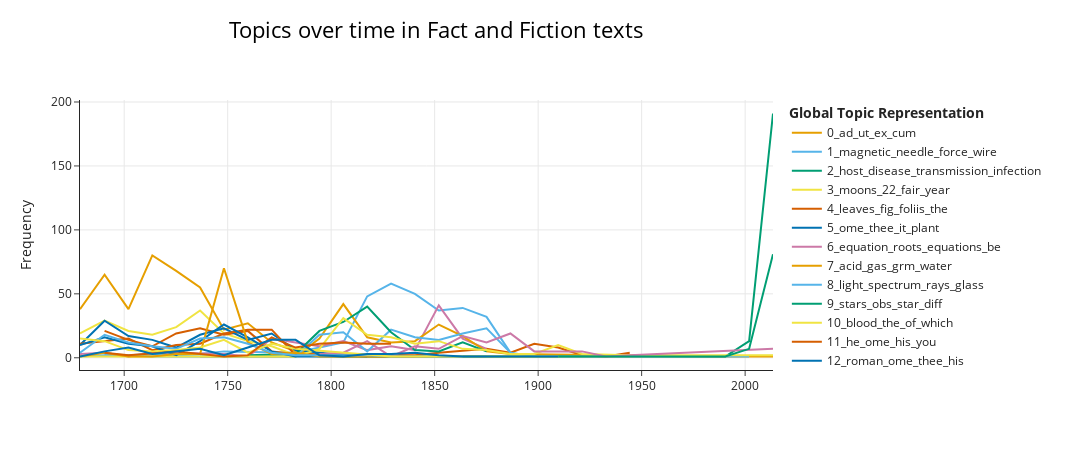

Here is the notebook cell this chart was saved with:
### Code cell
import pandas as pd
from pathlib import Path
from bertopic import BERTopic

folders = {
    'rstb': (Path('D:/Fact_fiction_corpus/texts/royal society/txt_rstb'), 'D:/Fact_fiction_corpus/texts/royal society/royalsociety_metadata_rstb.csv'),
    'rstl': (Path('D:/Fact_fiction_corpus/texts/royal society/txt_rstl'), 'D:/Fact_fiction_corpus/texts/royal society/royalsociety_metadata_rstl.csv')
}

def load_metadata(metadata_path):
    return pd.read_csv(metadata_path)

def load_texts_and_dates(folder_path, metadata_df):
    texts = []
    periods = []
    for txt_file in folder_path.glob('*.txt'):
        filename = txt_file.name
        file_date = metadata_df.loc[metadata_df['filename'] == filename.replace('.txt', '.pdf'), 'date'].values
        if file_date.size > 0:
            try:
                period = pd.Period(pd.to_datetime(file_date[0], format='%Y/%m/%d').strftime('%Y'), freq='Y')
                with open(txt_file, 'r', encoding='utf-8') as f:
                    texts.append(f.read())
                    periods.append(period)
                print(f"Processed file: {filename}")
            except (pd.errors.OutOfBoundsDatetime, ValueError):
                print(f"Invalid date for file: {filename}")
        else:
            print(f"Date not found for file: {filename}")
    return texts, periods

all_texts = []
all_periods = []
for key, (folder_path, metadata_path) in folders.items():
    metadata_df = load_metadata(metadata_path)
    texts, periods = load_texts_and_dates(folder_path, metadata_df)
    all_texts.extend(texts)
    all_periods.extend(periods)
    print(f"Processed {len(texts)} files from {folder_path}")

# Convert periods to a format suitable for BERTopic (e.g., year strings)
period_strings = [period.strftime('%Y') for period in all_periods]

topic_model = BERTopic(verbose=True)
topics, probs = topic_model.fit_transform(all_texts)

# Ensure period strings are properly formatted
period_strings = [period.strftime('%Y-%m-%d') for period in all_periods]

# Perform topic modeling over time
topics_over_time = topic_model.topics_over_time(all_texts, period_strings, datetime_format="%Y-%m-%d", nr_bins=30)
fig4 = topic_model.visualize_topics_over_time(topics_over_time, top_n_topics=20, title="Topics over time in Fact and Fiction texts")
fig4.write_html('full_rs_topics_over_time_periods_30.html')

fig4.show()

### Figure 1 — Plotly figure (JSON) as saved in the notebook; plotly's stock layout.template omitted (floating-point values rounded to 4 significant figures)
{"data": [{"hoverinfo": "text", "hovertext": ["<b>Topic 0</b><br>Words: ad, ut, ex, cum, non", "<b>Topic 0</b><br>Words: ad, ut, ex, quod, cum", "<b>Topic 0</b><br>Words: ad, ut, ex, vel, cum", "<b>Topic 0</b><br>Words: ad, ut, ex, cum, vel", "<b>Topic 0</b><br>Words: ad, ex, cum, quod, ut", "<b>Topic 0</b><br>Words: ad, ut, ex, cum, quod", "<b>Topic 0</b><br>Words: ad, et, ut, ex, cum", "<b>Topic 0</b><br>Words: ad, ut, ex, et, cum", "<b>Topic 0</b><br>Words: et, vel, ad, quod, cum", "<b>Topic 0</b><br>Words: che, di, non, fi, et", "<b>Topic 0</b><br>Words: que, la, les, de, est", "<b>Topic 0</b><br>Words: de, que, est, la, le", "<b>Topic 0</b><br>Words: grids, sampling, sample, field, variance", "<b>Topic 0</b><br>Words: bipolar, knapping, splintered, cores, quartz"], "marker": {"color": "#E69F00"}, "mode": "lines", "name": "0_ad_ut_ex_cum", "type": "scatter", "x": ["1678-08-26T15:01:26.400000", "1690-07-13T11:12:00", "1702-01-24T22:24:00", "1713-08-07T09:36:00", "1725-02-17T20:48:00", "1736-08-31T08:00:00", "1748-03-13T19:12:00", "1759-09-25T06:24:00", "1771-04-07T17:36:00", "1782-10-19T04:48:00", "1794-05-01T16:00:00", "1805-11-13T03:12:00", "1944-04-07T17:36:00", "2013-06-19T12:48:00"], "y": [38, 65, 38, 80, 68, 55, 22, 27, 12, 5, 2, 1, 1, 1]}, {"hoverinfo": "text", "hovertext": ["<b>Topic 1</b><br>Words: end, iron, needle, point, repect", "<b>Topic 1</b><br>Words: fixt, pole, magnetick, north, you", "<b>Topic 1</b><br>Words: wire, poles, touched, magnet, pole", "<b>Topic 1</b><br>Words: needle, 14, i4, 00, box", "<b>Topic 1</b><br>Words: pole, vertue, needle, steel, north", "<b>Topic 1</b><br>Words: end, needle, bar, ounces, knight", "<b>Topic 1</b><br>Words: bars, needle, magnetic, bras, acus", "<b>Topic 1</b><br>Words: needle, magnetical, magnet, magnetic, wet", "<b>Topic 1</b><br>Words: needle, de, magnetic, les, la", "<b>Topic 1</b><br>Words: de, ou, iron, steel, la", "<b>Topic 1</b><br>Words: hydrogene, oxygene, potash, was, 23", "<b>Topic 1</b><br>Words: needle, magnetic, magnets, iron, was", "<b>Topic 1</b><br>Words: needle, electricity, magnetic, force, wire", "<b>Topic 1</b><br>Words: magnetic, force, def, needle, mag", "<b>Topic 1</b><br>Words: magnetic, force, wire, iron, current", "<b>Topic 1</b><br>Words: magnetic, erebus, terror, force, 00", "<b>Topic 1</b><br>Words: magnetic, wire, force, magnetism, current", "<b>Topic 1</b><br>Words: wire, load, armature, thermoelectric, kilos"], "marker": {"color": "#56B4E9"}, "mode": "lines", "name": "1_magnetic_needle_force_wire", "type": "scatter", "x": ["1678-08-26T15:01:26.400000", "1690-07-13T11:12:00", "1702-01-24T22:24:00", "1713-08-07T09:36:00", "1725-02-17T20:48:00", "1736-08-31T08:00:00", "1748-03-13T19:12:00", "1771-04-07T17:36:00", "1782-10-19T04:48:00", "1794-05-01T16:00:00", "1805-11-13T03:12:00", "1817-05-26T14:24:00", "1828-12-07T01:36:00", "1840-06-19T12:48:00", "1852-01-01T00:00:00", "1863-07-14T11:12:00", "1875-01-24T22:24:00", "1886-08-07T09:36:00"], "y": [1, 2, 2, 3, 2, 3, 5, 4, 4, 8, 12, 48, 58, 50, 37, 39, 32, 4]}, {"hoverinfo": "text", "hovertext": ["<b>Topic 2</b><br>Words: weeks, period, epidemic, periods, epidemics", "<b>Topic 2</b><br>Words: meeting, pererra, tyrreli, speakers, exciting", "<b>Topic 2</b><br>Words: epidemiological, infection, disease, infectious, diversity", "<b>Topic 2</b><br>Words: disease, host, diseases, virus, al", "<b>Topic 2</b><br>Words: host, disease, transmission, infection, parasite"], "marker": {"color": "#009E73"}, "mode": "lines", "name": "2_host_disease_transmission_infection", "type": "scatter", "x": ["1909-09-01T08:00:00", "1978-11-13T03:12:00", "1990-05-26T14:24:00", "2001-12-07T01:36:00", "2013-06-19T12:48:00"], "y": [2, 1, 1, 13, 191]}, {"hoverinfo": "text", "hovertext": ["<b>Topic 3</b><br>Words: he, che, oars, gold, soul", "<b>Topic 3</b><br>Words: fair, cloudy, rain, fairer, sw", "<b>Topic 3</b><br>Words: quas, philos, you, non, wy", "<b>Topic 3</b><br>Words: philetph, eeiaer, utay, anpranb, seemh", "<b>Topic 3</b><br>Words: year, epoque, thee, chinee, firt", "<b>Topic 3</b><br>Words: oo, wn, ww, wo, es", "<b>Topic 3</b><br>Words: fih, tail, fins, philos, aleppo", "<b>Topic 3</b><br>Words: feet, oo, inches, joannem, oak", "<b>Topic 3</b><br>Words: myrrh, water, thee, wind, it", "<b>Topic 3</b><br>Words: transvollxxvi, zhiloe, 7716, lxxvil, 406", "<b>Topic 3</b><br>Words: 203, dd, nano, 2218108, 3219we1piutag", "<b>Topic 3</b><br>Words: moons, 22, transit, height, london"], "marker": {"color": "#F0E442"}, "mode": "lines", "name": "3_moons_22_fair_year", "type": "scatter", "x": ["1678-08-26T15:01:26.400000", "1690-07-13T11:12:00", "1702-01-24T22:24:00", "1713-08-07T09:36:00", "1725-02-17T20:48:00", "1736-08-31T08:00:00", "1748-03-13T19:12:00", "1759-09-25T06:24:00", "1771-04-07T17:36:00", "1782-10-19T04:48:00", "1805-11-13T03:12:00", "1828-12-07T01:36:00"], "y": [19, 29, 21, 18, 24, 37, 19, 13, 9, 2, 1, 1]}, {"hoverinfo": "text", "hovertext": ["<b>Topic 4</b><br>Words: malab, tab, leaves, cures, fig", "<b>Topic 4</b><br>Words: fig, leaves, tab, folio, ray", "<b>Topic 4</b><br>Words: ray, fig, folio, leaves, flowers", "<b>Topic 4</b><br>Words: folio, foliis, flore, camphora, thymi", "<b>Topic 4</b><br>Words: folio, flore, foliis, leaves, plant", "<b>Topic 4</b><br>Words: foliis, folio, flore, tab, hort", "<b>Topic 4</b><br>Words: foliis, lin, sp, tab, wheel", "<b>Topic 4</b><br>Words: spec, lin, foliis, bauh, pin", "<b>Topic 4</b><br>Words: april, march, feb, middleex, jan", "<b>Topic 4</b><br>Words: leaves, leaf, tendril, footstalk, light", "<b>Topic 4</b><br>Words: datiscine, bundles, grm, fig, rostellum", "<b>Topic 4</b><br>Words: plot, plots, herbage, manure, mineral", "<b>Topic 4</b><br>Words: wood, fig, plate, pollen, bundles", "<b>Topic 4</b><br>Words: starch, leaves, intumescences, fig, outgrowths", "<b>Topic 4</b><br>Words: welwitschia, leaves, bundles, fig, the", "<b>Topic 4</b><br>Words: stomatal, zoospores, frequency, fig, nucleus", "<b>Topic 4</b><br>Words: parenchyma, sterculia, sterculiaceae, ray, initials", "<b>Topic 4</b><br>Words: phyllotaxis, apical, shoot, apex, primordia"], "marker": {"color": "#D55E00"}, "mode": "lines", "name": "4_leaves_fig_foliis_the", "type": "scatter", "x": ["1690-07-13T11:12:00", "1702-01-24T22:24:00", "1713-08-07T09:36:00", "1725-02-17T20:48:00", "1736-08-31T08:00:00", "1748-03-13T19:12:00", "1759-09-25T06:24:00", "1771-04-07T17:36:00", "1782-10-19T04:48:00", "1840-06-19T12:48:00", "1852-01-01T00:00:00", "1875-01-24T22:24:00", "1886-08-07T09:36:00", "1898-02-17T20:48:00", "1909-09-01T08:00:00", "1921-03-14T19:12:00", "1932-09-25T06:24:00", "1944-04-07T17:36:00"], "y": [21, 14, 9, 19, 23, 18, 21, 5, 3, 2, 4, 7, 4, 11, 8, 2, 1, 4]}, {"hoverinfo": "text", "hovertext": ["<b>Topic 5</b><br>Words: ome, he, thee, it, trees", "<b>Topic 5</b><br>Words: ome, thee, it, he, them", "<b>Topic 5</b><br>Words: bark, seed, veels, thee, ome", "<b>Topic 5</b><br>Words: ome, thee, it, he, tree", "<b>Topic 5</b><br>Words: cinnamon, bark, tree, it, ome", "<b>Topic 5</b><br>Words: ome, plant, it, seeds, thee", "<b>Topic 5</b><br>Words: plant, thee, syn, ome, it", "<b>Topic 5</b><br>Words: thee, ome, it, he, bark", "<b>Topic 5</b><br>Words: chenut, ome, trees, it, thee", "<b>Topic 5</b><br>Words: boutan, thibet, ome, dieae, it", "<b>Topic 5</b><br>Words: leaves, fairyrings, bark, fungi, alburnum", "<b>Topic 5</b><br>Words: corn, taint, grain, musty, tainted", "<b>Topic 5</b><br>Words: poison, malldye, upas, ipoh, arrow", "<b>Topic 5</b><br>Words: casca, injection, experiment, action, bloodpressure"], "marker": {"color": "#0072B2"}, "mode": "lines", "name": "5_ome_thee_it_plant", "type": "scatter", "x": ["1678-08-26T15:01:26.400000", "1690-07-13T11:12:00", "1702-01-24T22:24:00", "1713-08-07T09:36:00", "1725-02-17T20:48:00", "1736-08-31T08:00:00", "1748-03-13T19:12:00", "1759-09-25T06:24:00", "1771-04-07T17:36:00", "1782-10-19T04:48:00", "1805-11-13T03:12:00", "1817-05-26T14:24:00", "1828-12-07T01:36:00", "1875-01-24T22:24:00"], "y": [10, 29, 17, 14, 8, 18, 23, 14, 19, 6, 2, 1, 1, 1]}, {"hoverinfo": "text", "hovertext": ["<b>Topic 6</b><br>Words: roots, equation, zquation, root, cubick", "<b>Topic 6</b><br>Words: be, will, equation, if, series", "<b>Topic 6</b><br>Words: things, alternations, number, exposd, combinations", "<b>Topic 6</b><br>Words: interet, equation, be, annuity, method", "<b>Topic 6</b><br>Words: roots, equation, term, mut, be", "<b>Topic 6</b><br>Words: eries, equation, um, log, will", "<b>Topic 6</b><br>Words: hyp, log, fluent, art, taking", "<b>Topic 6</b><br>Words: equation, eries, roots, will, be", "<b>Topic 6</b><br>Words: eries, equation, um, roots, term", "<b>Topic 6</b><br>Words: equation, roots, quantities, series, be", "<b>Topic 6</b><br>Words: equation, sine, cos, we, be", "<b>Topic 6</b><br>Words: equation, series, cos, equations, we", "<b>Topic 6</b><br>Words: equation, roots, let, quantities, be", "<b>Topic 6</b><br>Words: equation, equations, we, solution, form", "<b>Topic 6</b><br>Words: equation, roots, equations, coefficients, be", "<b>Topic 6</b><br>Words: equation, roots, equations, we, be", "<b>Topic 6</b><br>Words: equation, functions, equations, we, cos"], "marker": {"color": "#CC79A7"}, "mode": "lines", "name": "6_equation_roots_equations_be", "type": "scatter", "x": ["1678-08-26T15:01:26.400000", "1690-07-13T11:12:00", "1702-01-24T22:24:00", "1713-08-07T09:36:00", "1725-02-17T20:48:00", "1748-03-13T19:12:00", "1759-09-25T06:24:00", "1771-04-07T17:36:00", "1782-10-19T04:48:00", "1794-05-01T16:00:00", "1805-11-13T03:12:00", "1817-05-26T14:24:00", "1828-12-07T01:36:00", "1840-06-19T12:48:00", "1852-01-01T00:00:00", "1863-07-14T11:12:00", "1875-01-24T22:24:00"], "y": [3, 4, 1, 4, 4, 3, 1, 15, 12, 9, 13, 6, 9, 6, 41, 15, 7]}, {"hoverinfo": "text", "hovertext": ["<b>Topic 7</b><br>Words: sulphur, acid, volatile, spirit, vitriol", "<b>Topic 7</b><br>Words: kali, acid, calx, puri, weight", "<b>Topic 7</b><br>Words: acid, muriatic, gas, grains, solution", "<b>Topic 7</b><br>Words: acid, gas, grains, oxygene, water", "<b>Topic 7</b><br>Words: acid, gas, hydrogen, oxide, grains", "<b>Topic 7</b><br>Words: acid, resin, chloride, grains, salt", "<b>Topic 7</b><br>Words: acid, grs, gave, resin, hydrogen", "<b>Topic 7</b><br>Words: acid, grm, water, solution, gave", "<b>Topic 7</b><br>Words: acid, grm, solution, hydrogen, water", "<b>Topic 7</b><br>Words: acid, hydrogen, oxygen, oxide, carbonic", "<b>Topic 7</b><br>Words: acid, solution, aldoxime, action, muscle", "<b>Topic 7</b><br>Words: sulphur, aerosol, dioxide, atmospheric, elizabethan"], "marker": {"color": "#E69F00"}, "mode": "lines", "name": "7_acid_gas_grm_water", "type": "scatter", "x": ["1736-08-31T08:00:00", "1782-10-19T04:48:00", "1794-05-01T16:00:00", "1805-11-13T03:12:00", "1817-05-26T14:24:00", "1828-12-07T01:36:00", "1840-06-19T12:48:00", "1852-01-01T00:00:00", "1863-07-14T11:12:00", "1875-01-24T22:24:00", "1886-08-07T09:36:00", "1990-05-26T14:24:00"], "y": [1, 1, 15, 42, 16, 12, 13, 26, 17, 5, 3, 1]}, {"hoverinfo": "text", "hovertext": ["<b>Topic 8</b><br>Words: uyug, ots38t, hio6, fanractions, earanractions", "<b>Topic 8</b><br>Words: prim, red, colourd, light, colours", "<b>Topic 8</b><br>Words: prim, rays, light, ray, sir", "<b>Topic 8</b><br>Words: light, bodies, attrition, luminous, heater", "<b>Topic 8</b><br>Words: rays, light, glass, colours, heat", "<b>Topic 8</b><br>Words: light, glass, rings, polarised, fringes", "<b>Topic 8</b><br>Words: axes, polarisation, crystals, light, axis", "<b>Topic 8</b><br>Words: light, glass, polarized, rays, polarization", "<b>Topic 8</b><br>Words: spectrum, rays, light, paper, glass", "<b>Topic 8</b><br>Words: light, spectrum, rays, refrangibility, lines", "<b>Topic 8</b><br>Words: spectrum, lines, light, rays, 30", "<b>Topic 8</b><br>Words: spectrum, light, lines, faint, rays", "<b>Topic 8</b><br>Words: light, spectrum, rays, glass, the", "<b>Topic 8</b><br>Words: wood, picture, active, dark, photographic", "<b>Topic 8</b><br>Words: talbot, his, he, waterman, research"], "marker": {"color": "#56B4E9"}, "mode": "lines", "name": "8_light_spectrum_rays_glass", "type": "scatter", "x": ["1690-07-13T11:12:00", "1713-08-07T09:36:00", "1725-02-17T20:48:00", "1782-10-19T04:48:00", "1794-05-01T16:00:00", "1805-11-13T03:12:00", "1817-05-26T14:24:00", "1828-12-07T01:36:00", "1840-06-19T12:48:00", "1852-01-01T00:00:00", "1863-07-14T11:12:00", "1875-01-24T22:24:00", "1886-08-07T09:36:00", "1898-02-17T20:48:00", "2001-12-07T01:36:00"], "y": [3, 1, 1, 1, 18, 20, 5, 22, 16, 14, 19, 23, 4, 1, 1]}, {"hoverinfo": "text", "hovertext": ["<b>Topic 9</b><br>Words: ditto, 19, 16, paed, atellite", "<b>Topic 9</b><br>Words: instrument, circle, equatorial, telescope, axis", "<b>Topic 9</b><br>Words: stars, star, cos, sin, distance", "<b>Topic 9</b><br>Words: stars, star, distance, nebula, be", "<b>Topic 9</b><br>Words: obs, diff, stars, distance, equatorial", "<b>Topic 9</b><br>Words: stars, nebula, star, vf, pb", "<b>Topic 9</b><br>Words: stars, speculum, star, motion, telescope", "<b>Topic 9</b><br>Words: stars, neb, eclipse, observations, distance", "<b>Topic 9</b><br>Words: stars, vf, 14, 12, 11", "<b>Topic 9</b><br>Words: speculum, chromosphere, stars, polisher, corona"], "marker": {"color": "#009E73"}, "mode": "lines", "name": "9_stars_obs_star_diff", "type": "scatter", "x": ["1759-09-25T06:24:00", "1782-10-19T04:48:00", "1794-05-01T16:00:00", "1805-11-13T03:12:00", "1817-05-26T14:24:00", "1828-12-07T01:36:00", "1840-06-19T12:48:00", "1852-01-01T00:00:00", "1863-07-14T11:12:00", "1875-01-24T22:24:00"], "y": [2, 3, 21, 28, 40, 20, 6, 5, 12, 5]}, {"hoverinfo": "text", "hovertext": ["<b>Topic 10</b><br>Words: blood, ounces, weighing, uppoe, diatole", "<b>Topic 10</b><br>Words: mucles, mucle, countenance, his, the", "<b>Topic 10</b><br>Words: sneyd, brook, you, ordshire, bird", "<b>Topic 10</b><br>Words: blood, it, impregnation, ovaries, which", "<b>Topic 10</b><br>Words: blood, stomach, the, was, it", "<b>Topic 10</b><br>Words: blood, globules, nerves, lungs, the", "<b>Topic 10</b><br>Words: blood, respiration, which, the, it", "<b>Topic 10</b><br>Words: corpuscles, discs, ribs, fig, blood", "<b>Topic 10</b><br>Words: fat, blood, the, of, fluid", "<b>Topic 10</b><br>Words: fibres, blood, ventricle, the, left", "<b>Topic 10</b><br>Words: glands, gland, granules, cells, the", "<b>Topic 10</b><br>Words: saliva, shells, secretion, percentage, salts", "<b>Topic 10</b><br>Words: islets, pancreas, arteries, cerebral, muscle", "<b>Topic 10</b><br>Words: blood, thymus, thyroid, oxygen, mm", "<b>Topic 10</b><br>Words: blood, cerro, oxygen, anaphylactic, the", "<b>Topic 10</b><br>Words: neurohypophysis, stimulation, thyroid, graft, antidiuretic", "<b>Topic 10</b><br>Words: cilia, mcc, airway, ciliary, airways"], "marker": {"color": "#F0E442"}, "mode": "lines", "name": "10_blood_the_of_which", "type": "scatter", "x": ["1678-08-26T15:01:26.400000", "1736-08-31T08:00:00", "1782-10-19T04:48:00", "1794-05-01T16:00:00", "1805-11-13T03:12:00", "1817-05-26T14:24:00", "1828-12-07T01:36:00", "1840-06-19T12:48:00", "1852-01-01T00:00:00", "1863-07-14T11:12:00", "1875-01-24T22:24:00", "1886-08-07T09:36:00", "1898-02-17T20:48:00", "1909-09-01T08:00:00", "1921-03-14T19:12:00", "1944-04-07T17:36:00", "2013-06-19T12:48:00"], "y": [1, 1, 1, 7, 31, 18, 16, 11, 13, 7, 6, 3, 3, 10, 3, 2, 2]}, {"hoverinfo": "text", "hovertext": ["<b>Topic 11</b><br>Words: he, his, you, ome, thee", "<b>Topic 11</b><br>Words: he, his, ome, you, thoe", "<b>Topic 11</b><br>Words: his, he, ome, books, my", "<b>Topic 11</b><br>Words: teeth, you, ome, he, thoe", "<b>Topic 11</b><br>Words: my, he, it, you, me", "<b>Topic 11</b><br>Words: ome, you, thee, he, chinee", "<b>Topic 11</b><br>Words: he, ome, thee, you, his", "<b>Topic 11</b><br>Words: he, ome, it, thee, his", "<b>Topic 11</b><br>Words: ome, my, he, you, it", "<b>Topic 11</b><br>Words: births, delivered, he, born, children", "<b>Topic 11</b><br>Words: dial, dials, turnor, lordship, newrox"], "marker": {"color": "#D55E00"}, "mode": "lines", "name": "11_he_ome_his_you", "type": "scatter", "x": ["1678-08-26T15:01:26.400000", "1690-07-13T11:12:00", "1702-01-24T22:24:00", "1713-08-07T09:36:00", "1725-02-17T20:48:00", "1736-08-31T08:00:00", "1748-03-13T19:12:00", "1759-09-25T06:24:00", "1771-04-07T17:36:00", "1782-10-19T04:48:00", "1840-06-19T12:48:00"], "y": [11, 13, 15, 6, 10, 11, 19, 22, 22, 2, 1]}, {"hoverinfo": "text", "hovertext": ["<b>Topic 12</b><br>Words: lake, ome, roman, thee, it", "<b>Topic 12</b><br>Words: he, ome, thee, his, they", "<b>Topic 12</b><br>Words: roman, ome, thee, you, it", "<b>Topic 12</b><br>Words: roman, his, he, lib, thee", "<b>Topic 12</b><br>Words: roman, paunton, grantham, foot, road", "<b>Topic 12</b><br>Words: roman, ome, thee, foot, his", "<b>Topic 12</b><br>Words: ome, thee, his, it, which", "<b>Topic 12</b><br>Words: foot, meaure, roman, feet, thee", "<b>Topic 12</b><br>Words: his, he, etrucan, mot, thee", "<b>Topic 12</b><br>Words: borax, mountains, jumlate, tibbet, hindotan", "<b>Topic 12</b><br>Words: colours, ancients, painting, baths, titus", "<b>Topic 12</b><br>Words: mss, papyri, papyrus, herculaneum, unrolled"], "marker": {"color": "#0072B2"}, "mode": "lines", "name": "12_roman_ome_thee_his", "type": "scatter", "x": ["1678-08-26T15:01:26.400000", "1690-07-13T11:12:00", "1702-01-24T22:24:00", "1713-08-07T09:36:00", "1725-02-17T20:48:00", "1736-08-31T08:00:00", "1748-03-13T19:12:00", "1759-09-25T06:24:00", "1771-04-07T17:36:00", "1782-10-19T04:48:00", "1805-11-13T03:12:00", "1817-05-26T14:24:00"], "y": [10, 16, 11, 9, 2, 13, 26, 16, 5, 1, 1, 1]}, {"hoverinfo": "text", "hovertext": ["<b>Topic 13</b><br>Words: bones, caves, cave, those, animal", "<b>Topic 13</b><br>Words: bones, skull, tusks, fossil, tusk", "<b>Topic 13</b><br>Words: bones, teeth, cave, fossil, bone", "<b>Topic 13</b><br>Words: kangaroo, foetus, marsupial, uterus, the", "<b>Topic 13</b><br>Words: iguanodon, bone, bones, fig, plate", "<b>Topic 13</b><br>Words: teeth, tooth, fig, crown, jaw", "<b>Topic 13</b><br>Words: molar, fig, teeth, plate, bones", "<b>Topic 13</b><br>Words: plate, fig, skull, bone, bones", "<b>Topic 13</b><br>Words: bone, bones, skull, teeth, is", "<b>Topic 13</b><br>Words: skull, neandertal, millims, australian, skulls", "<b>Topic 13</b><br>Words: bone, skull, bones, side, posterior", "<b>Topic 13</b><br>Words: skull, glenoid, bone, squamosal, teeth", "<b>Topic 13</b><br>Words: maxilla, maxillule, branchiopoda, sete, cannon", "<b>Topic 13</b><br>Words: branson, limestone, denticles, mehl, lateral", "<b>Topic 13</b><br>Words: bone, varanus, mb, bones, fossil"], "marker": {"color": "#CC79A7"}, "mode": "lines", "name": "13_bone_bones_teeth_skull", "type": "scatter", "x": ["1794-05-01T16:00:00", "1805-11-13T03:12:00", "1817-05-26T14:24:00", "1828-12-07T01:36:00", "1840-06-19T12:48:00", "1852-01-01T00:00:00", "1863-07-14T11:12:00", "1875-01-24T22:24:00", "1886-08-07T09:36:00", "1898-02-17T20:48:00", "1909-09-01T08:00:00", "1921-03-14T19:12:00", "1932-09-25T06:24:00", "1944-04-07T17:36:00", "2013-06-19T12:48:00"], "y": [3, 4, 13, 1, 9, 7, 17, 12, 19, 5, 5, 5, 1, 2, 7]}, {"hoverinfo": "text", "hovertext": ["<b>Topic 14</b><br>Words: earthquake, ome, earthquakes, uch, felt", "<b>Topic 14</b><br>Words: earthquake, ome, felt, great, he", "<b>Topic 14</b><br>Words: earthquake, felt, his, was, her", "<b>Topic 14</b><br>Words: ome, earthquakes, earthquake, earth, great", "<b>Topic 14</b><br>Words: earthquake, earth, shake, was, noie", "<b>Topic 14</b><br>Words: shock, earthquake, loud, noie, roaring", "<b>Topic 14</b><br>Words: earthquake, felt, was, noie, ome", "<b>Topic 14</b><br>Words: earthquake, earthquakes, ome, felt, earth", "<b>Topic 14</b><br>Words: earthquake, felt, hock, was, noie", "<b>Topic 14</b><br>Words: earthquake, earthquakes, felt, had, hock", "<b>Topic 14</b><br>Words: earthquake, felt, earthquakes, shock, was", "<b>Topic 14</b><br>Words: earthquake, concepcion, shock, chile, feet", "<b>Topic 14</b><br>Words: earthquake, rock, transitvelocity, feet, quartz"], "marker": {"color": "#E69F00"}, "mode": "lines", "name": "14_earthquake_felt_earthquakes_was", "type": "scatter", "x": ["1678-08-26T15:01:26.400000", "1690-07-13T11:12:00", "1702-01-24T22:24:00", "1713-08-07T09:36:00", "1725-02-17T20:48:00", "1736-08-31T08:00:00", "1748-03-13T19:12:00", "1759-09-25T06:24:00", "1771-04-07T17:36:00", "1782-10-19T04:48:00", "1794-05-01T16:00:00", "1828-12-07T01:36:00", "1852-01-01T00:00:00"], "y": [1, 4, 1, 1, 3, 3, 70, 12, 3, 4, 1, 1, 1]}, {"hoverinfo": "text", "hovertext": ["<b>Topic 15</b><br>Words: his, he, him, her, was", "<b>Topic 15</b><br>Words: he, blood, his, was, ome", "<b>Topic 15</b><br>Words: he, his, her, him, was", "<b>Topic 15</b><br>Words: he, pox, was, had, her", "<b>Topic 15</b><br>Words: he, tumour, her, his, artery", "<b>Topic 15</b><br>Words: he, his, was, had, her", "<b>Topic 15</b><br>Words: he, was, his, had, her", "<b>Topic 15</b><br>Words: his, he, was, had, her", "<b>Topic 15</b><br>Words: pox, he, her, mall, child", "<b>Topic 15</b><br>Words: air, hepatic, was, cancerous, animal", "<b>Topic 15</b><br>Words: pleura, air, azote, gas, chest", "<b>Topic 15</b><br>Words: calculi, calculous, norwich, ammonia, lithate", "<b>Topic 15</b><br>Words: chyle, duct, extractive, thoracic, obtained", "<b>Topic 15</b><br>Words: venous, limb, gravity, specific, blood"], "marker": {"color": "#56B4E9"}, "mode": "lines", "name": "15_he_was_his_had", "type": "scatter", "x": ["1678-08-26T15:01:26.400000", "1690-07-13T11:12:00", "1702-01-24T22:24:00", "1713-08-07T09:36:00", "1725-02-17T20:48:00", "1736-08-31T08:00:00", "1748-03-13T19:12:00", "1759-09-25T06:24:00", "1771-04-07T17:36:00", "1782-10-19T04:48:00", "1817-05-26T14:24:00", "1828-12-07T01:36:00", "1840-06-19T12:48:00", "1886-08-07T09:36:00"], "y": [4, 18, 12, 9, 7, 15, 16, 11, 4, 2, 2, 1, 1, 1]}, {"hoverinfo": "text", "hovertext": ["<b>Topic 16</b><br>Words: sterilized, germs, bacteria, plugged, bulbs", "<b>Topic 16</b><br>Words: gelatine, broth, days, sewage, organism", "<b>Topic 16</b><br>Words: rods, cultures, gelatine, spores, growth", "<b>Topic 16</b><br>Words: vivo, bacterial, virulence, host, methods", "<b>Topic 16</b><br>Words: bacterial, clusters, strains, species, bacteria", "<b>Topic 16</b><br>Words: microbial, microbiome, bacterial, plasmid, gut"], "marker": {"color": "#009E73"}, "mode": "lines", "name": "16_microbial_bacterial_microbiome_plasmi...", "type": "scatter", "x": ["1863-07-14T11:12:00", "1886-08-07T09:36:00", "1898-02-17T20:48:00", "1990-05-26T14:24:00", "2001-12-07T01:36:00", "2013-06-19T12:48:00"], "y": [1, 1, 1, 1, 7, 81]}, {"hoverinfo": "text", "hovertext": ["<b>Topic 17</b><br>Words: wine, ome, it, grains, gold", "<b>Topic 17</b><br>Words: coal, yards, qua, ore, iron", "<b>Topic 17</b><br>Words: particles, crytal, hexangular, ome, salt", "<b>Topic 17</b><br>Words: salt, coal, thee, sal, ome", "<b>Topic 17</b><br>Words: crytals, coal, thee, oar, they", "<b>Topic 17</b><br>Words: soap, lye, it, salt, ome", "<b>Topic 17</b><br>Words: platina, antimony, gold, ulphur, regulus", "<b>Topic 17</b><br>Words: falt, crytals, ome, lentis, alt", "<b>Topic 17</b><br>Words: de, ore, mines, ulphur, la", "<b>Topic 17</b><br>Words: acid, olution, powder, nitrous, vitriolic", "<b>Topic 17</b><br>Words: coal, bromide, water, moira, sodium", "<b>Topic 17</b><br>Words: coal, balls, seam, nodules, roof"], "marker": {"color": "#F0E442"}, "mode": "lines", "name": "17_coal_acid_ome_it", "type": "scatter", "x": ["1678-08-26T15:01:26.400000", "1690-07-13T11:12:00", "1702-01-24T22:24:00", "1713-08-07T09:36:00", "1725-02-17T20:48:00", "1736-08-31T08:00:00", "1748-03-13T19:12:00", "1759-09-25T06:24:00", "1771-04-07T17:36:00", "1782-10-19T04:48:00", "1828-12-07T01:36:00", "1909-09-01T08:00:00"], "y": [15, 13, 6, 5, 6, 8, 14, 4, 11, 7, 1, 1]}, {"hoverinfo": "text", "hovertext": ["<b>Topic 18</b><br>Words: cloudy, fine, fair, rain, sw", "<b>Topic 18</b><br>Words: gales, cloudy, weather, fair, rain", "<b>Topic 18</b><br>Words: cloudy, fair, rain, fine, sw", "<b>Topic 18</b><br>Words: cy, 29, rn, cloudy, cd", "<b>Topic 18</b><br>Words: cloudy, rained, nw, clear, clouds", "<b>Topic 18</b><br>Words: cloudy, fair, fine, ditto, sw", "<b>Topic 18</b><br>Words: cloudy, fine, fair, sw, rain", "<b>Topic 18</b><br>Words: cloudy, fair, fine, therm, rain", "<b>Topic 18</b><br>Words: cloudy, fair, fine, therm, rain", "<b>Topic 18</b><br>Words: cloudy, fine, rain, therm, hazy", "<b>Topic 18</b><br>Words: cloudy, fine, rain, wind, fair"], "marker": {"color": "#D55E00"}, "mode": "lines", "name": "18_cloudy_fine_fair_rain", "type": "scatter", "x": ["1690-07-13T11:12:00", "1702-01-24T22:24:00", "1725-02-17T20:48:00", "1748-03-13T19:12:00", "1759-09-25T06:24:00", "1771-04-07T17:36:00", "1782-10-19T04:48:00", "1794-05-01T16:00:00", "1805-11-13T03:12:00", "1817-05-26T14:24:00", "1828-12-07T01:36:00"], "y": [4, 2, 5, 1, 2, 16, 8, 11, 12, 11, 11]}, {"hoverinfo": "text", "hovertext": ["<b>Topic 19</b><br>Words: icicles, ice, water, sea, brine", "<b>Topic 19</b><br>Words: heat, cold, water, it, freezing", "<b>Topic 19</b><br>Words: water, freezing, heat, it, thermometer", "<b>Topic 19</b><br>Words: water, weight, air, tube, it", "<b>Topic 19</b><br>Words: cold, heat, degrees, ice, thermometer", "<b>Topic 19</b><br>Words: ball, mercury, tube, thermometer, pirit", "<b>Topic 19</b><br>Words: thermometer, mercury, cold, degrees, heat", "<b>Topic 19</b><br>Words: de, les, heat, thermometer, la", "<b>Topic 19</b><br>Words: freezing, thermometer, cold, heat, point", "<b>Topic 19</b><br>Words: ice, cold, snow, mixture, nitrous", "<b>Topic 19</b><br>Words: ice, frozen, rivers, spicula, water", "<b>Topic 19</b><br>Words: thermometer, modulus, experiment, ice, instrument", "<b>Topic 19</b><br>Words: expansion, pyrometer, heat, register, melting", "<b>Topic 19</b><br>Words: 987, temperature, 988, thermometer, 986", "<b>Topic 19</b><br>Words: equator, pole, velocity, thermal, colder", "<b>Topic 19</b><br>Words: bulb, mercury, experiments, air, airthermometer", "<b>Topic 19</b><br>Words: cerveau, temprature, la, le, dans", "<b>Topic 19</b><br>Words: katathermometer, cooling, temperature, heatloss, air"], "marker": {"color": "#0072B2"}, "mode": "lines", "name": "19_thermometer_heat_freezing_de", "type": "scatter", "x": ["1678-08-26T15:01:26.400000", "1690-07-13T11:12:00", "1702-01-24T22:24:00", "1713-08-07T09:36:00", "1736-08-31T08:00:00", "1748-03-13T19:12:00", "1759-09-25T06:24:00", "1771-04-07T17:36:00", "1782-10-19T04:48:00", "1794-05-01T16:00:00", "1805-11-13T03:12:00", "1817-05-26T14:24:00", "1828-12-07T01:36:00", "1840-06-19T12:48:00", "1852-01-01T00:00:00", "1863-07-14T11:12:00", "1886-08-07T09:36:00", "1909-09-01T08:00:00"], "y": [1, 5, 8, 3, 7, 2, 8, 14, 14, 2, 1, 3, 3, 4, 2, 1, 1, 1]}], "layout": {"height": 450, "hoverlabel": {"bgcolor": "white", "font": {"family": "Rockwell", "size": 16}}, "legend": {"title": {"text": "<b>Global Topic Representation"}}, "title": {"font": {"color": "Black", "size": 22}, "text": "Topics over time in Fact and Fiction texts", "x": 0.4, "xanchor": "center", "y": 0.95, "yanchor": "top"}, "width": 1250, "xaxis": {"showgrid": true}, "yaxis": {"showgrid": true, "title": {"text": "Frequency"}}}}
